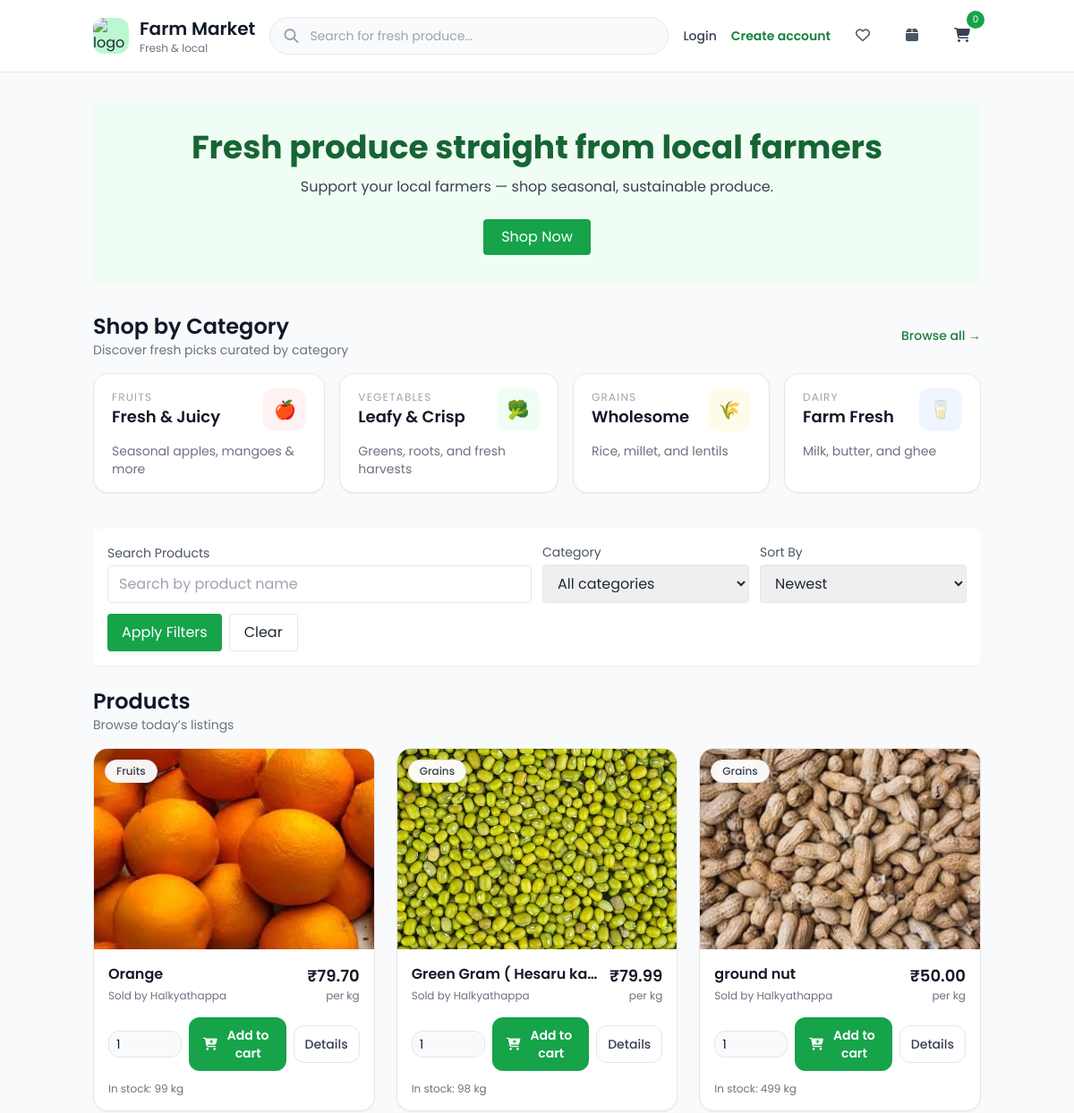
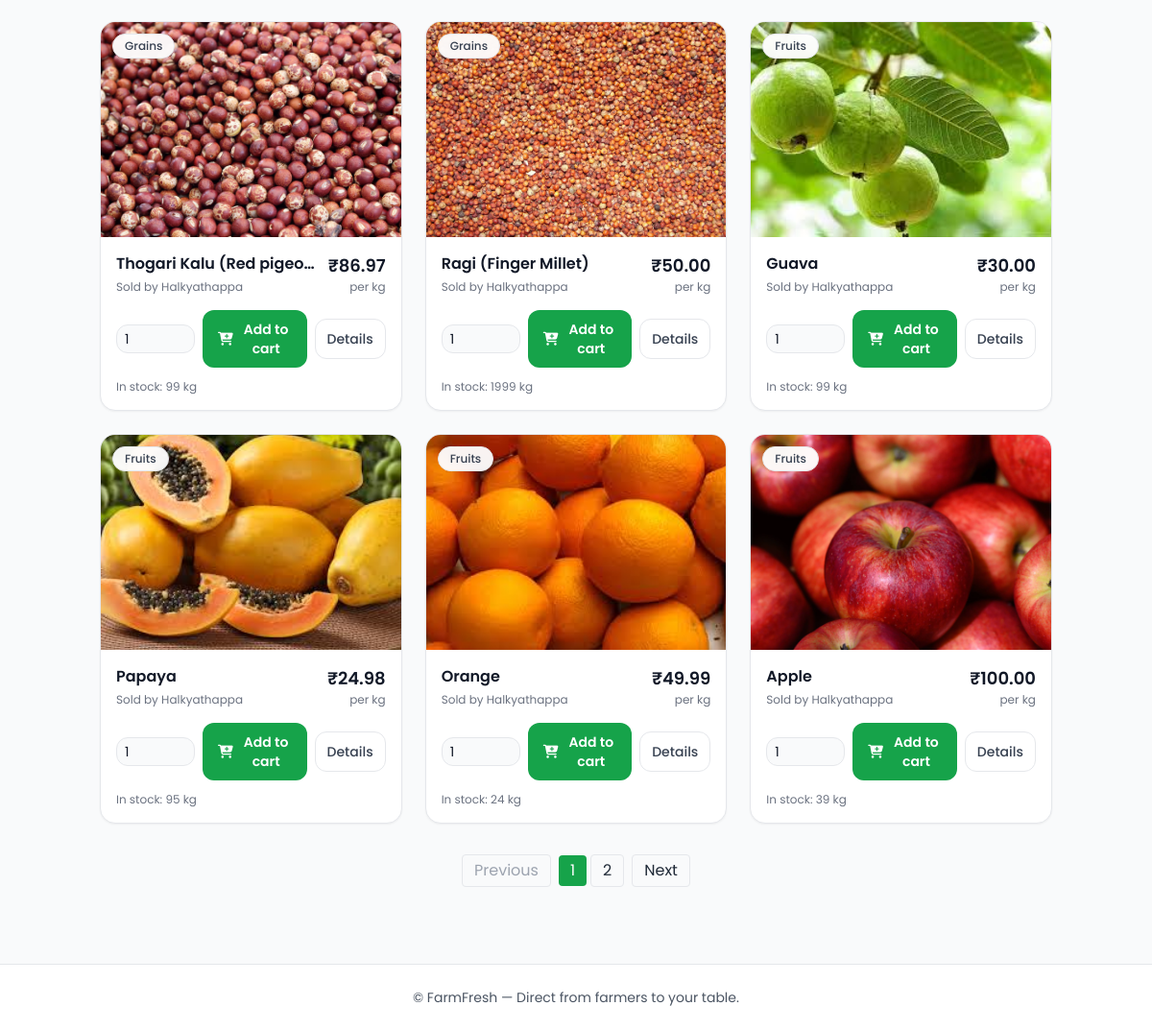
The page / on the database its author committed (2 pictures, top to bottom).
### store/models.py (models this page shows, shortened)
class Product(models.Model):
    CATEGORY_CHOICES = [
        ('Vegetables', 'Vegetables'),
        ('Fruits', 'Fruits'),
        ('Grains', 'Grains'),
        ('Dairy', 'Dairy'),
    ]
    DAIRY_SUBCATEGORY_CHOICES = [
        ('Milk', 'Milk'),
        ('Butter', 'Butter'),
        ('Ghee', 'Ghee'),
    ]
    name = models.CharField(max_length=200)
    slug = models.SlugField(max_length=220, unique=True, blank=True)
    category = models.CharField(max_length=20, choices=CATEGORY_CHOICES)
    subcategory = models.CharField(max_length=20, choices=DAIRY_SUBCATEGORY_CHOICES, blank=True)
    quantity = models.PositiveIntegerField()
    price = models.DecimalField(max_digits=10, decimal_places=2)
    image = models.ImageField(upload_to='products/', blank=True, null=True)
    farmer = models.ForeignKey(FarmerProfile, on_delete=models.CASCADE, related_name='products')
    description = models.TextField(blank=True)
    is_available = models.BooleanField(default=True)
    created_at = models.DateTimeField(auto_now_add=True)
    updated_at = models.DateTimeField(auto_now=True)
    class Meta:
        ordering = ['-created_at']

class FarmerProfile(models.Model):
    GENDER_CHOICES = [
        ('male', 'Male'),
        ('female', 'Female'),
        ('other', 'Other'),
    ]
    user = models.OneToOneField(User, on_delete=models.CASCADE, related_name='farmer_profile')
    full_name = models.CharField(max_length=255)
    village = models.CharField(max_length=255)
    address = models.TextField()
    gender = models.CharField(max_length=10, choices=GENDER_CHOICES)
    date_of_birth = models.DateField(null=True, blank=True)
    profile_photo = models.ImageField(upload_to='farmers/profiles/', blank=True, null=True)
    phone_number = models.CharField(max_length=20, blank=True)
    email = models.EmailField()
    is_verified = models.BooleanField(default=False)
    is_farmer = models.BooleanField(default=True)
    created_at = models.DateTimeField(auto_now_add=True)

### store/views.py (the view)
# urls.py: path('', views.home, name='home'),
def home(request):
    products = Product.objects.filter(is_available=True).select_related('farmer__user')
    categories = Category.objects.all()
    q = request.GET.get('q', '').strip()
    category_slug = request.GET.get('category', '').strip()
    sort = request.GET.get('sort', 'newest').strip()
    if q:
        products = products.filter(name__icontains=q)
    if category_slug:
        selected_category = categories.filter(slug=category_slug).first()
        if selected_category:
            products = products.filter(category=selected_category.name)
        else:
            products = products.none()
    sort_map = {
        'price_asc': 'price',
        'price_desc': '-price',
        'name': 'name',
        'newest': '-created_at',
    }
    products = products.order_by(sort_map.get(sort, '-created_at'))
    paginator = Paginator(products, 9)
    page_number = request.GET.get('page')
    page_obj = paginator.get_page(page_number)
    page_range = paginator.get_elided_page_range(number=page_obj.number, on_each_side=1, on_ends=1)
    query_params = request.GET.copy()
    if 'page' in query_params:
        query_params.pop('page')
    wishlist_products = set()
    if request.user.is_authenticated:
        wishlist_products = set(Wishlist.objects.filter(user=request.user).values_list('product_id', flat=True))
    category_counts = (
        Product.objects.filter(is_available=True)
        .values('category')
        .annotate(count=Count('id'))
    )
    category_map = {row['category']: row['count'] for row in category_counts}
    featured_products = products[:4]
    is_buyer = request.user.is_authenticated and not hasattr(request.user, 'farmer_profile')
    template_name = 'store/buyer/home.html' if is_buyer else 'store/home.html'
    return render(
        request,
        template_name,
        {
            'products': page_obj.object_list,
            'page_obj': page_obj,
            'categories': categories,
            'q': q,
            'selected_category': category_slug,
            'selected_sort': sort,
            'query_string': query_params.urlencode(),
            'page_range': page_range,
            'wishlist_products': wishlist_products,
            'category_map': category_map,
            'featured_products': featured_products,
        },
    )

### templates/store/home.html (shortened to what this page needs)
{% extends 'base.html' %}
{% block content %}
  <section class="bg-green-50 rounded-lg p-8 mb-8">
    <div class="max-w-4xl mx-auto text-center">
      <h1 class="text-3xl md:text-4xl font-bold text-green-800">Fresh produce straight from local farmers</h1>
      <p class="mt-3 text-gray-700">Support your local farmers — shop seasonal, sustainable produce.</p>
      <div class="mt-6">
        <a href="#products" class="inline-block bg-green-600 text-white px-5 py-2 rounded">Shop Now</a>
      </div>
    </div>
  </section>
  <section class="mb-8">
    <div class="flex items-center justify-between mb-4">
      <div>
        <h2 class="text-2xl font-semibold text-gray-900">Shop by Category</h2>
        <p class="text-sm text-gray-500">Discover fresh picks curated by category</p>
      </div>
      <a href="#products" class="text-sm font-medium text-green-700 hover:text-green-800">Browse all →</a>
    </div>
    <div class="flex gap-4 overflow-x-auto pb-2 snap-x snap-mandatory">
      <a href="?category=fruits" class="group min-w-[220px] snap-start rounded-2xl border border-gray-200 bg-white px-5 py-4 shadow-sm transition hover:-translate-y-1 hover:shadow-lg">
        <div class="flex items-center justify-between">
          <div>
            <p class="text-xs uppercase tracking-widest text-gray-400">Fruits</p>
            <h3 class="text-lg font-semibold text-gray-900">Fresh & Juicy</h3>
          </div>
          <div class="h-12 w-12 rounded-xl bg-red-50 text-red-500 flex items-center justify-center text-xl">🍎</div>
        </div>
        <p class="mt-3 text-sm text-gray-500">Seasonal apples, mangoes & more</p>
      </a>
      <a href="?category=vegetables" class="group min-w-[220px] snap-start rounded-2xl border border-gray-200 bg-white px-5 py-4 shadow-sm transition hover:-translate-y-1 hover:shadow-lg">
        <div class="flex items-center justify-between">
          <div>
            <p class="text-xs uppercase tracking-widest text-gray-400">Vegetables</p>
            <h3 class="text-lg font-semibold text-gray-900">Leafy & Crisp</h3>
          </div>
          <div class="h-12 w-12 rounded-xl bg-green-50 text-green-600 flex items-center justify-center text-xl">🥦</div>
        </div>
        <p class="mt-3 text-sm text-gray-500">Greens, roots, and fresh harvests</p>
      </a>
      <a href="?category=grains" class="group min-w-[220px] snap-start rounded-2xl border border-gray-200 bg-white px-5 py-4 shadow-sm transition hover:-translate-y-1 hover:shadow-lg">
        <div class="flex items-center justify-between">
          <div>
            <p class="text-xs uppercase tracking-widest text-gray-400">Grains</p>
            <h3 class="text-lg font-semibold text-gray-900">Wholesome</h3>
          </div>
          <div class="h-12 w-12 rounded-xl bg-amber-50 text-amber-500 flex items-center justify-center text-xl">🌾</div>
        </div>
        <p class="mt-3 text-sm text-gray-500">Rice, millet, and lentils</p>
      </a>
      <a href="?category=dairy" class="group min-w-[220px] snap-start rounded-2xl border border-gray-200 bg-white px-5 py-4 shadow-sm transition hover:-translate-y-1 hover:shadow-lg">
        <div class="flex items-center justify-between">
          <div>
            <p class="text-xs uppercase tracking-widest text-gray-400">Dairy</p>
            <h3 class="text-lg font-semibold text-gray-900">Farm Fresh</h3>
          </div>
          <div class="h-12 w-12 rounded-xl bg-blue-50 text-blue-500 flex items-center justify-center text-xl">🥛</div>
        </div>
        <p class="mt-3 text-sm text-gray-500">Milk, butter, and ghee</p>
      </a>
    </div>
  </section>
  <section class="bg-white rounded-lg p-4 mb-6 shadow-sm">
    <form method="get" class="grid grid-cols-1 md:grid-cols-4 gap-3 items-end">
      <div class="md:col-span-2">
        <label for="search-q" class="block text-sm text-gray-600 mb-1">Search Products</label>
        <input
          id="search-q"
          type="text"
          name="q"
          value="{{ q }}"
          placeholder="Search by product name"
          class="w-full border rounded px-3 py-2"
        />
      </div>
      <div>
        <label for="search-category" class="block text-sm text-gray-600 mb-1">Category</label>
        <select id="search-category" name="category" class="w-full border rounded px-3 py-2">
          <option value="">All categories</option>
        </select>
      </div>
      <div>
        <label for="search-sort" class="block text-sm text-gray-600 mb-1">Sort By</label>
        <select id="search-sort" name="sort" class="w-full border rounded px-3 py-2">
          <option value="newest" {% if selected_sort == 'newest' %}selected{% endif %}>Newest</option>
        </select>
      </div>
      <div class="md:col-span-4 flex gap-2">
        <button class="bg-green-600 text-white px-4 py-2 rounded" type="submit">Apply Filters</button>
        <a href="{% url 'store:home' %}" class="px-4 py-2 border rounded">Clear</a>
      </div>
    </form>
  </section>
  <section id="products">
    <div class="mb-4">
      <h2 class="text-2xl font-semibold text-gray-900">Products</h2>
      <p class="text-sm text-gray-500">Browse today’s listings</p>
    </div>
    <div class="grid grid-cols-1 sm:grid-cols-2 lg:grid-cols-3 gap-6">
      {% for product in products %}
        <article class="group relative rounded-2xl border border-gray-200 bg-white overflow-hidden shadow-sm transition hover:-translate-y-0.5 hover:shadow-lg">
          <a href="{% url 'store:product_detail' product.slug %}" class="block">
            <div class="relative h-56 w-full bg-gray-100 overflow-hidden">
              {% if product.image %}
                <img
                  src="{{ product.image.url }}"
                  alt="{{ product.name }}"
                  loading="lazy"
                  class="h-full w-full object-cover transition duration-300 group-hover:scale-105"
                />
              {% else %}
                <div class="h-full w-full flex items-center justify-center text-gray-400">No image</div>
              {% endif %}
              <div class="absolute top-3 left-3 flex flex-wrap gap-2">
                <span class="rounded-full bg-white/95 backdrop-blur px-3 py-1 text-xs font-medium text-gray-700 border border-gray-200">{{ product.category }}</span>
              </div>
            </div>
          </a>
          <div class="p-4">
            <div class="flex items-start justify-between gap-3">
              <div class="min-w-0">
                <a href="{% url 'store:product_detail' product.slug %}" class="block font-semibold text-gray-900 truncate hover:text-green-700">{{ product.name }}</a>
                <p class="mt-1 text-xs text-gray-500 truncate">Sold by {{ product.farmer.user.get_full_name|default:product.farmer.user.username }}</p>
              </div>
              <div class="text-right shrink-0">
                  <div class="text-lg font-semibold text-gray-900">₹{{ product.price }}</div>
                  <div class="text-xs text-gray-500">per kg</div>
              </div>
            </div>
            <div class="mt-4 flex items-center gap-2">
              <div class="flex items-center rounded-xl border border-gray-200 bg-gray-50 px-2 py-1">
                <input
                  type="number"
                  min="1"
                  value="1"
                  class="w-16 bg-transparent text-sm outline-none text-gray-900"
                  id="qty-product-{{ product.id }}"
                />
              </div>
              <button
                class="add-to-cart-btn flex-1 inline-flex items-center justify-center gap-2 rounded-xl bg-green-600 px-4 py-2.5 text-sm font-semibold text-white transition hover:bg-green-700 disabled:opacity-60 disabled:cursor-not-allowed"
                data-product-id="{{ product.id }}"
                data-quantity-input-id="qty-product-{{ product.id }}"
              >
                <i class="fa-solid fa-cart-plus"></i>
                Add to cart
              </button>
              <a
                href="{% url 'store:product_detail' product.slug %}"
                class="inline-flex items-center justify-center rounded-xl border border-gray-200 px-3 py-2.5 text-sm font-medium text-gray-700 hover:bg-gray-50"
              >
                Details
              </a>
            </div>
            <div class="mt-3 text-xs text-gray-500">
              <span>
                {% if product.is_available and product.quantity %}
                  In stock: {{ product.quantity }} kg
                {% else %}
                  Currently unavailable
                {% endif %}
              </span>
            </div>
          </div>
        </article>
      {% endfor %}
    </div>
    {% if page_obj and page_obj.paginator.num_pages > 1 %}
      <div class="mt-8 flex items-center justify-center gap-2">
        {% if page_obj.has_previous %}
          <a class="px-3 py-1 border rounded" href="?{% if query_string %}{{ query_string }}&{% endif %}page={{ page_obj.previous_page_number }}">Previous</a>
        {% else %}
          <span class="px-3 py-1 border rounded text-gray-400">Previous</span>
        {% endif %}
        <div class="flex items-center gap-1">
          {% for p in page_range %}
            {% if p == page_obj.number %}
              <span class="px-3 py-1 rounded bg-green-600 text-white">{{ p }}</span>
            {% elif p == page_obj.paginator.ELLIPSIS %}
              <span class="px-2 py-1 text-gray-500">...</span>
            {% else %}
              <a class="px-3 py-1 border rounded" href="?{% if query_string %}{{ query_string }}&{% endif %}page={{ p }}">{{ p }}</a>
            {% endif %}
          {% endfor %}
        </div>
        {% if page_obj.has_next %}
          <a class="px-3 py-1 border rounded" href="?{% if query_string %}{{ query_string }}&{% endif %}page={{ page_obj.next_page_number }}">Next</a>
        {% else %}
          <span class="px-3 py-1 border rounded text-gray-400">Next</span>
        {% endif %}
      </div>
    {% endif %}
  </section>
{% endblock %}

### rows shown on the page
Product: image (picture), category "Fruits", name "Orange", farmer.user.get_full_name "Halkyathappa", price "79.70", quantity "99"
Product: image (picture), category "Grains", name "Green Gram ( Hesaru ka…", farmer.user.get_full_name "Halkyathappa", price "79.99", quantity "98"
Product: image (picture), category "Grains", name "ground nut", farmer.user.get_full_name "Halkyathappa", price "50.00", quantity "499"
Product: image (picture), category "Grains", name "Thogari Kalu (Red pigeo…", farmer.user.get_full_name "Halkyathappa", price "86.97", quantity "99"
Product: image (picture), category "Grains", name "Ragi (Finger Millet)", farmer.user.get_full_name "Halkyathappa", price "50.00", quantity "1999"
Product: image (picture), category "Fruits", name "Guava", farmer.user.get_full_name "Halkyathappa", price "30.00", quantity "99"
Product: image (picture), category "Fruits", name "Papaya", farmer.user.get_full_name "Halkyathappa", price "24.98", quantity "95"
Product: image (picture), category "Fruits", name "Orange", farmer.user.get_full_name "Halkyathappa", price "49.99", quantity "24"
Product: image (picture), category "Fruits", name "Apple", farmer.user.get_full_name "Halkyathappa", price "100.00", quantity "39"

### other values the page prints
{{ cart_count }} "0"
{{ p }} "1"
{{ p }} "2"
